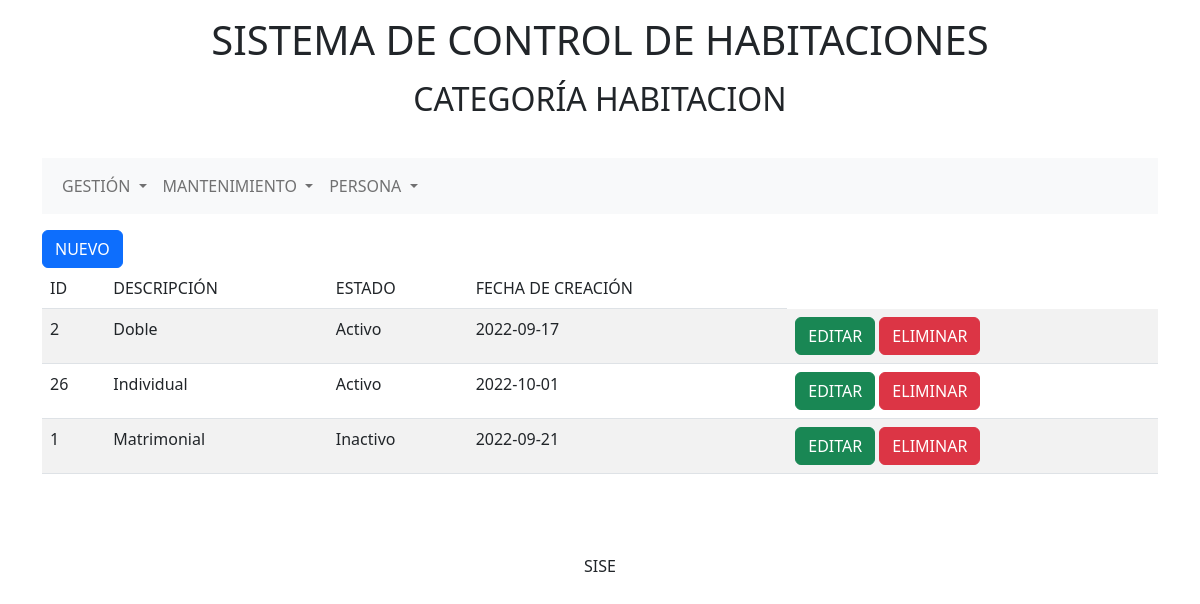
Page /vista/categoria_habitacion/index.php on the committed database.
### tables this page shows
CREATE TABLE IF NOT EXISTS `categoria` (
  `IdCategoria` int(11) NOT NULL AUTO_INCREMENT,
  `Descripcion` varchar(50) DEFAULT NULL,
  `IdEstado` tinyint(1) DEFAULT '1',
  `FechaCreacion` date DEFAULT NULL,
  PRIMARY KEY (`IdCategoria`),
  KEY `FK_estado` (`IdEstado`)
);

CREATE TABLE IF NOT EXISTS `estado` (
  `IdEstado` int(11) NOT NULL AUTO_INCREMENT,
  `Descripcion` varchar(50) DEFAULT NULL,
  `FechaCreacion` date NOT NULL,
  PRIMARY KEY (`IdEstado`)
);

### controlador/categoria_habitacion.php (called while the page is built, shortened)
<?php
require_once("../../modelo/categoria_habitacion.php");
class categoriaHabitacionController{
    public static function index(){
        $categoriaHabitacion  = new categoriaHabitacion();
        $dato       =   $categoriaHabitacion->mostrarv2("categoria","1");
        require_once("../../vista/categoria_habitacion/listar.php");
    }
}?>

### modelo/categoria_habitacion.php (called while the page is built, shortened)
<?php
class categoriaHabitacion{
    public function __construct(){
        require_once('../../class/mysql_crud.php');
    }
    public function mostrarv2($tabla,$condicion){
        $db = new Database();
        $db->connect();
        $q= "SELECT categoria.IdCategoria, categoria.Descripcion, estado.Descripcion as Estado, categoria.FechaCreacion
        FROM $tabla  INNER JOIN estado ON estado.IdEstado = categoria.IdEstado
        where ".$condicion." ORDER BY categoria.Descripcion ASC";
        $db->selectQuery($q);
        $res = $db->getResult();
        return $res;
    }
}

### class/mysql_crud.php (called while the page is built, shortened)
<?php
class Database{
	private $db_host = "localhost";
	private $db_user = "root";
	private $db_pass = "";
	private $db_name = "db_hotel";
	private $con = false;
    private $myconn = "";
	private $result = array();
	public function connect(){
		if(!$this->con){
			$this->myconn = new mysqli($this->db_host,$this->db_user,$this->db_pass,$this->db_name);
            if($this->myconn->connect_errno > 0){
                array_push($this->result,$this->myconn->connect_error);
                return false;
            }else{
                $this->con = true;
                return true;
            }
        }else{
            return true;
        }
	}
	public function selectQuery($q){
		$query = $this->myconn->query($q);
		$query = $this->myconn->query($q);
		if($query){
			$this->numResults = $query->num_rows;
			for($i = 0; $i < $this->numResults; $i++){
				$r = $query->fetch_array();
				$key = array_keys($r);
				for($x = 0; $x < count($key); $x++){
					if(!is_int($key[$x])){
						if($query->num_rows >= 1){
							$this->result[$i][$key[$x]] = $r[$key[$x]];
						}else{
							$this->result[$i][$key[$x]] = null;
						}
					}
				}
			}
			return true;
		}else{
			array_push($this->result,$this->myconn->error);
			return false;
		}
    }
    public function getResult(){
        $val = $this->result;
        $this->result = array();
        return $val;
    }
}

### vista/categoria_habitacion/listar.php (the view, shortened to what this page needs)
<div class="col-md-12">
    <a href="index.php?m=nuevo" class="btn btn-primary">NUEVO</a>
    <table class="table table-striped">
        <thead>
            <tr>
                <td>ID</td>
                <td>DESCRIPCIÓN</td>
                <td>ESTADO</td>
                <td>FECHA DE CREACIÓN</td>
            </tr>
        </thead>
        <tbody>
            <?php
                if(!empty($dato)):
                    foreach($dato as $key => $v):
                        ?>
                        <tr>
                            <td><?php echo $v['IdCategoria'] ?> </td>
                            <td><?php echo $v['Descripcion'] ?> </td>
                            <td><?php echo $v['Estado'] ?> </td>
                            <td><?php echo $v['FechaCreacion'] ?> </td>
                            <td>
                                <a class="btn btn-success" href="index.php?m=editar&id=<?php echo $v['IdCategoria']?>">EDITAR</a>
                                <a class="btn btn-danger" href="index.php?m=eliminar&id=<?php echo $v['IdCategoria']?>" onclick="return confirm('¿Está seguro de eliminar el registro?'); false">ELIMINAR</a>
                            </td>
                        </tr>
                    <?php endforeach ?>
                <?php else: ?>
                    <tr>
                        <td colspan="3">NO HAY REGISTROS</td>
                    </tr>
                <?php endif ?>
        </tbody>
    </table>
</div>

### rows in the picture
categoria: IdCategoria "2", Descripcion "Doble", IdEstado.Descripcion "Activo", FechaCreacion "2022-09-17"
categoria: IdCategoria "26", Descripcion "Individual", IdEstado.Descripcion "Activo", FechaCreacion "2022-10-01"
categoria: IdCategoria "1", Descripcion "Matrimonial", IdEstado.Descripcion "Inactivo", FechaCreacion "2022-09-21"

### other values in the picture
$vista "CATEGORÍA HABITACION"
